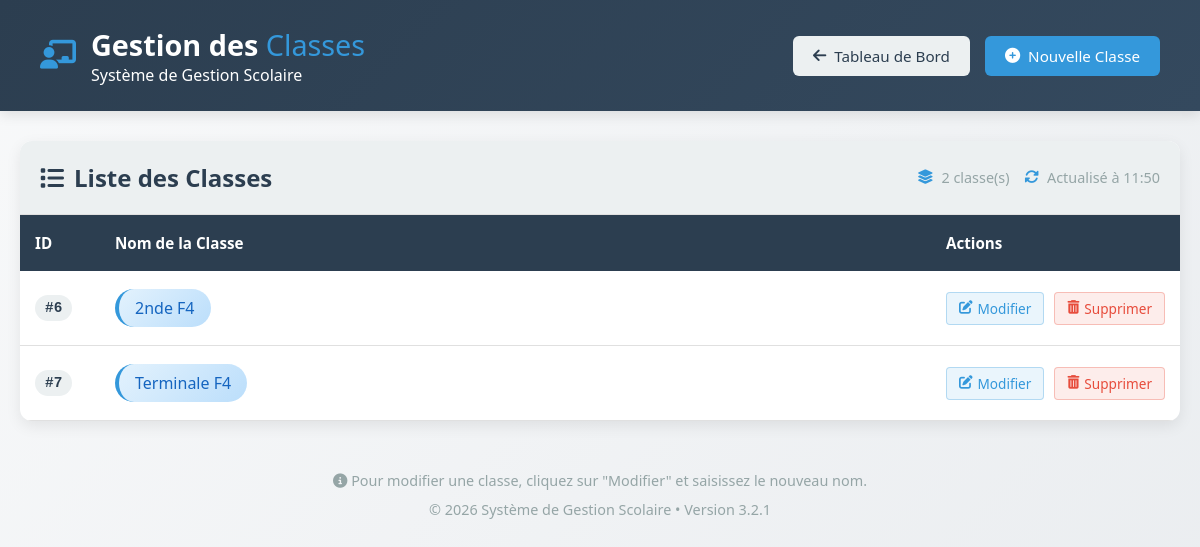
The app's page /Ecole/classes/liste.php (signed in) with its own data.
### tables this page shows
CREATE TABLE `classes` (
  `id` int(11) NOT NULL,
  `nom_classe` varchar(20) NOT NULL
);

### Ecole/classes/liste.php (the view, shortened to what this page needs)
<?php
require_once '../config/database.php';
$stmt = $pdo->query("SELECT * FROM classes ORDER BY id ASC");
$classes = $stmt->fetchAll();
?>
<!DOCTYPE html>
<html lang="fr">
<head>
    <link rel="stylesheet" href="https://cdnjs.cloudflare.com/ajax/libs/font-awesome/6.4.0/css/all.min.css">
</head>
<body>
    <header class="page-header">
        <div class="header-content">
            <div class="page-title">
                <i class="fas fa-chalkboard-teacher"></i>
                <div>
                    <h1>Gestion des <span>Classes</span></h1>
                    <p>Système de Gestion Scolaire</p>
                </div>
            </div>
            <div class="header-actions">
                <a href="../accueil.php" class="btn btn-secondary">
                    <i class="fas fa-arrow-left"></i> Tableau de Bord
                </a>
                <a href="ajouter.php" class="btn btn-primary">
                    <i class="fas fa-plus-circle"></i> Nouvelle Classe
                </a>
            </div>
        </div>
    </header>
    <div class="main-container">
        <div class="table-container">
            <div class="table-header">
                <h2><i class="fas fa-list"></i> Liste des Classes</h2>
                <div class="stats">
                    <div class="stat">
                        <i class="fas fa-layer-group"></i>
                        <span><?= count($classes) ?> classe(s)</span>
                    </div>
                    <div class="stat">
                        <i class="fas fa-sync-alt"></i>
                        <span>Actualisé à <?= date('H:i') ?></span>
                    </div>
                </div>
            </div>
            <?php if (empty($classes)): ?>
            <div class="empty-state">
                <i class="fas fa-chalkboard"></i>
                <h3>Aucune classe enregistrée</h3>
                <p>Commencez par ajouter votre première classe.</p>
                <a href="ajouter.php" class="btn btn-primary" style="margin-top: 15px;">
                    <i class="fas fa-plus-circle"></i> Ajouter une classe
                </a>
            </div>
            <?php else: ?>
            <table class="data-table">
                <thead>
                    <tr>
                        <th style="width: 80px;">ID</th>
                        <th>Nom de la Classe</th>
                        <th style="width: 200px;">Actions</th>
                    </tr>
                </thead>
                <tbody>
                    <?php foreach ($classes as $classe): ?>
                    <tr>
                        <td>
                            <span class="id-badge">#<?= $classe['id'] ?></span>
                        </td>
                        <td>
                            <?php if (isset($_GET['edit']) && $_GET['edit'] == $classe['id']): ?>
                            <form method="POST" action="" class="inline-form">
                                <input type="hidden" name="id" value="<?= $classe['id'] ?>">
                                <input type="text" name="nom_classe"
                                    value="<?= htmlspecialchars($classe['nom_classe']) ?>" class="form-input"
                                    placeholder="Nom de la classe" required>
                                <button type="submit" name="update" class="btn btn-success btn-sm">
                                    <i class="fas fa-check"></i> Valider
                                </button>
                            </form>
                            <?php else: ?>
                            <span class="class-badge"><?= htmlspecialchars($classe['nom_classe']) ?></span>
                            <?php endif; ?>
                        </td>
                        <td>
                            <div class="actions">
                                <?php if (!isset($_GET['edit']) || $_GET['edit'] != $classe['id']): ?>
                                <a href="?edit=<?= $classe['id'] ?>" class="action-btn edit-btn">
                                    <i class="fas fa-edit"></i> Modifier
                                </a>
                                <a href="?delete=<?= $classe['id'] ?>" class="action-btn delete-btn"
                                    onclick="return confirm('Voulez-vous vraiment supprimer la classe \'<?= addslashes($classe['nom_classe']) ?>\' ?');">
                                    <i class="fas fa-trash-alt"></i> Supprimer
                                </a>
                                <?php else: ?>
                                <a href="liste.php" class="action-btn cancel-btn">
                                    <i class="fas fa-times"></i> Annuler
                                </a>
                                <?php endif; ?>
                            </div>
                        </td>
                    </tr>
                    <?php endforeach; ?>
                </tbody>
            </table>
            <?php endif; ?>
        </div>
        <div class="page-footer">
            <p><i class="fas fa-info-circle"></i> Pour modifier une classe, cliquez sur "Modifier" et saisissez le
                nouveau nom.</p>
            <p style="margin-top: 10px;">© <?= date('Y') ?> Système de Gestion Scolaire • Version 3.2.1</p>
        </div>
    </div>
</body>
</html>

### Ecole/classes/liste.php (style rules this page uses)
* { margin: 0; padding: 0; box-sizing: border-box; font-family: 'Segoe UI', Tahoma, Geneva, Verdana, sans-serif; }
:root { --primary: #2c3e50; --secondary: #3498db; --accent: #9b59b6; --success: #2ecc71; --warning: #f39c12; --danger: #e74c3c; --light: #ecf0f1; --dark: #2c3e50; --gray: #95a5a6; --light-gray: #f8f9fa; --shadow: 0 5px 15px rgba(0, 0, 0, 0.08); --border: 1px solid #e0e0e0; }
body { background: linear-gradient(135deg, #f8f9fa 0%, #e9ecef 100%); min-height: 100vh; color: #333; }
.page-header { background: linear-gradient(135deg, var(--primary) 0%, #34495e 100%); color: white; padding: 25px 40px; box-shadow: 0 4px 12px rgba(0, 0, 0, 0.1); }
.header-content { display: flex; justify-content: space-between; align-items: center; }
.page-title { display: flex; align-items: center; gap: 15px; }
.page-title i { color: var(--secondary); font-size: 1.8rem; }
.page-title h1 { font-size: 1.8rem; }
.page-title span { color: var(--secondary); font-weight: 300; }
.header-actions { display: flex; gap: 15px; }
.btn { padding: 10px 20px; border-radius: 6px; text-decoration: none; font-weight: 500; display: inline-flex; align-items: center; gap: 8px; transition: all 0.3s; border: none; cursor: pointer; font-size: 0.95rem; }
.btn-primary { background: var(--secondary); color: white; }
.btn-secondary { background: var(--light); color: var(--dark); }
.main-container { max-width: 1200px; margin: 30px auto; padding: 0 20px; }
.table-container { background: white; border-radius: 12px; overflow: hidden; box-shadow: var(--shadow); margin-bottom: 30px; }
.table-header { background: var(--light); padding: 20px; display: flex; justify-content: space-between; align-items: center; border-bottom: var(--border); }
.table-header h2 { color: var(--primary); display: flex; align-items: center; gap: 10px; }
.stats { display: flex; gap: 15px; }
.stat { display: flex; align-items: center; gap: 8px; color: var(--gray); font-size: 0.9rem; }
.stat i { color: var(--secondary); }
.data-table { width: 100%; border-collapse: collapse; }
.data-table thead { background: var(--primary); color: white; }
.data-table th { padding: 18px 15px; text-align: left; font-weight: 600; font-size: 0.95rem; }
.data-table tbody tr { border-bottom: var(--border); transition: background 0.3s; }
.data-table td { padding: 18px 15px; color: #555; }
.actions { display: flex; gap: 10px; }
.action-btn { padding: 6px 12px; border-radius: 4px; text-decoration: none; font-size: 0.85rem; display: inline-flex; align-items: center; gap: 5px; transition: all 0.3s; }
.edit-btn { background: rgba(52, 152, 219, 0.1); color: var(--secondary); border: 1px solid rgba(52, 152, 219, 0.3); }
.delete-btn { background: rgba(231, 76, 60, 0.1); color: var(--danger); border: 1px solid rgba(231, 76, 60, 0.3); }
.id-badge { display: inline-block; background: var(--light); color: var(--primary); padding: 5px 10px; border-radius: 20px; font-family: monospace; font-weight: 600; font-size: 0.9rem; }
.class-badge { display: inline-block; background: linear-gradient(135deg, #e3f2fd, #bbdefb); color: #1565c0; padding: 8px 16px; border-radius: 20px; font-weight: 500; border-left: 4px solid var(--secondary); }
.page-footer { text-align: center; padding: 20px; color: var(--gray); font-size: 0.9rem; }

### records on screen
classes: id "6", nom_classe "2nde F4"
classes: id "7", nom_classe "Terminale F4"

### other values on screen
count($classes) "2"
